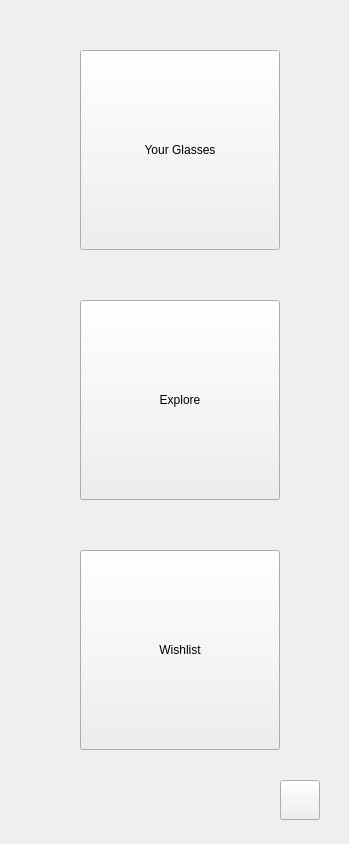
<?xml version="1.0" encoding="UTF-8"?>
<ui version="4.0">
 <class>Overview</class>
 <widget class="QWidget" name="Overview">
  <property name="geometry">
   <rect>
    <x>0</x>
    <y>0</y>
    <width>349</width>
    <height>844</height>
   </rect>
  </property>
  <property name="windowTitle">
   <string>Form</string>
  </property>
  <widget class="QLabel" name="Background">
   <property name="geometry">
    <rect>
     <x>0</x>
     <y>0</y>
     <width>349</width>
     <height>844</height>
    </rect>
   </property>
   <property name="font">
    <font>
     <family>Tlwg Typist</family>
    </font>
   </property>
   <property name="text">
    <string/>
   </property>
  </widget>
  <widget class="QPushButton" name="pushButton">
   <property name="geometry">
    <rect>
     <x>80</x>
     <y>50</y>
     <width>200</width>
     <height>200</height>
    </rect>
   </property>
   <property name="text">
    <string>Your Glasses</string>
   </property>
  </widget>
  <widget class="QPushButton" name="pushButton_2">
   <property name="geometry">
    <rect>
     <x>80</x>
     <y>300</y>
     <width>200</width>
     <height>200</height>
    </rect>
   </property>
   <property name="text">
    <string>Explore</string>
   </property>
  </widget>
  <widget class="QPushButton" name="pushButton_3">
   <property name="geometry">
    <rect>
     <x>80</x>
     <y>550</y>
     <width>200</width>
     <height>200</height>
    </rect>
   </property>
   <property name="text">
    <string>Wishlist</string>
   </property>
  </widget>
  <widget class="QPushButton" name="AddButton">
   <property name="geometry">
    <rect>
     <x>280</x>
     <y>780</y>
     <width>40</width>
     <height>40</height>
    </rect>
   </property>
   <property name="font">
    <font>
     <family>Ubuntu Thin</family>
     <pointsize>28</pointsize>
     <bold>true</bold>
    </font>
   </property>
   <property name="text">
    <string/>
   </property>
   <property name="icon">
    <iconset resource="../images.qrc">
     <normaloff>:/rescources/rescources/icons/Plus.png</normaloff>:/rescources/rescources/icons/Plus.png</iconset>
   </property>
   <property name="iconSize">
    <size>
     <width>25</width>
     <height>25</height>
    </size>
   </property>
  </widget>
 </widget>
 <resources>
  <include location="../images.qrc"/>
 </resources>
 <connections/>
</ui>
